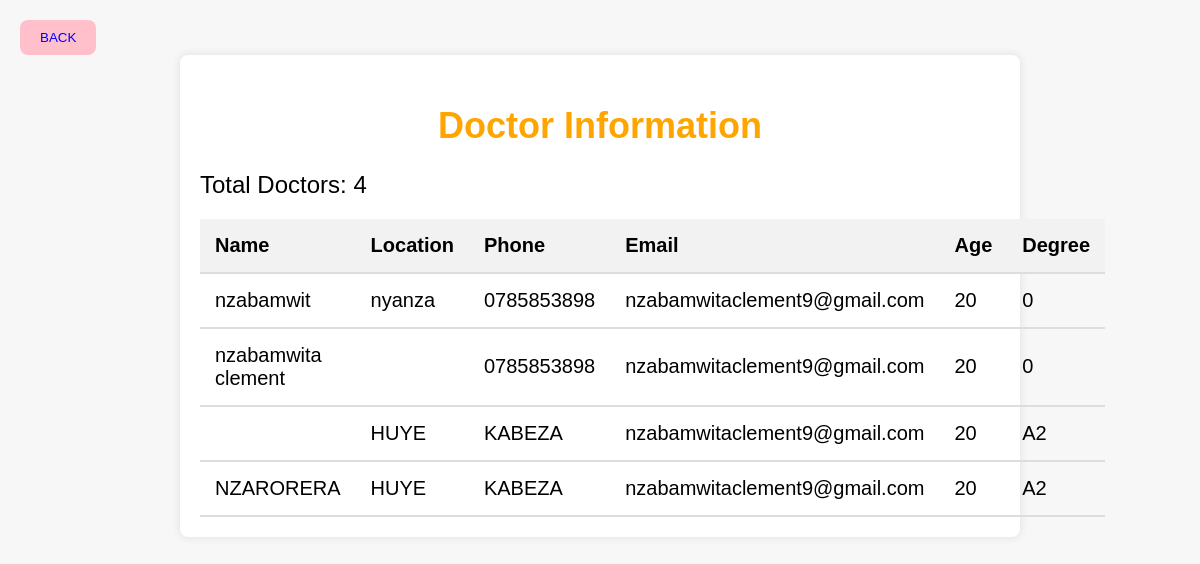
/healthyproject/viewalldoctors.php, run on the app's committed database.
### tables this page shows
CREATE TABLE `doctors` (
  `id` int(11) NOT NULL,
  `name` varchar(255) NOT NULL,
  `gender` varchar(10) NOT NULL,
  `location` varchar(255) NOT NULL,
  `phone` varchar(20) NOT NULL,
  `email` varchar(255) NOT NULL,
  `age` int(11) NOT NULL,
  `degree` varchar(255) NOT NULL
);

### healthyproject/viewalldoctors.php (the view, shortened to what this page needs)
<!DOCTYPE html>
<html>
<head>
</head>
<body>
<a href="dashboard.php">
<button class="custom-button">BACK </button>
        </a>
    <div class="container">
        <h2 style="color:orange">Doctor Information</h2>
        <?php
        $servername = "localhost";
        $username = "root";
        $password = "";
        $dbname = "health";
        $conn = new mysqli($servername, $username, $password, $dbname);
        $sql = "SELECT * FROM doctors";
        $result = $conn->query($sql);
        $numDoctors = ($result) ? $result->num_rows : 0;
        echo "<p>Total Doctors: $numDoctors</p>";
        if ($numDoctors > 0) {
            echo '<table>
                <tr>
                    <th>Name</th>
                    <th>Location</th>
                    <th>Phone</th>
                    <th>Email</th>
                    <th>Age</th>
                    <th>Degree</th>
                </tr>';
            while ($row = $result->fetch_assoc()) {
                echo "<tr>
                        <td>" . $row['name'] . "</td>
                        <td>" . $row['location'] . "</td>
                        <td>" . $row['phone'] . "</td>
                        <td>" . $row['email'] . "</td>
                        <td>" . $row['age'] . "</td>
                        <td>" . $row['degree'] . "</td>
                    </tr>";
            }
            echo '</table>';
        } else {
            echo "<p>No doctors found</p>";
        }
        ?>
    </div>
</body>
</html>

### healthyproject/viewalldoctors.php (style rules this page uses)
body { font-family: Arial, sans-serif; background-color: #f7f7f7; margin: 0; padding: 20px; }
.container { max-width: 800px; margin: 0 auto; background-color: #fff; padding: 20px; border-radius: 8px; box-shadow: 0 0 10px rgba(0, 0, 0, 0.1); }
h2 { color: #FF5733; font-size: 36px; text-align: center; margin-bottom: 20px; }
p { font-size: 24px; margin-bottom: 20px; }
table { width: 100%; border-collapse: collapse; margin-top: 20px; }
th, td { padding: 15px; text-align: left; border-bottom: 2px solid #ddd; font-size: 20px; }
th { background-color: #f2f2f2; }
.custom-button { border-radius: 8px; background-color: pink; color: blue; padding: 10px 20px; border: none; cursor: pointer position:fixed; }

### data on the page
doctors: name "nzabamwit", location "nyanza", phone "0785853898", email "nzabamwitaclement9@gmail.com", age "20", degree "0"
doctors: name "nzabamwita clement", phone "0785853898", email "nzabamwitaclement9@gmail.com", age "20", degree "0"
doctors: location "HUYE", phone "KABEZA", email "nzabamwitaclement9@gmail.com", age "20", degree "A2"
doctors: name "NZARORERA", location "HUYE", phone "KABEZA", email "nzabamwitaclement9@gmail.com", age "20", degree "A2"

### other printed values
$numDoctors "4"
